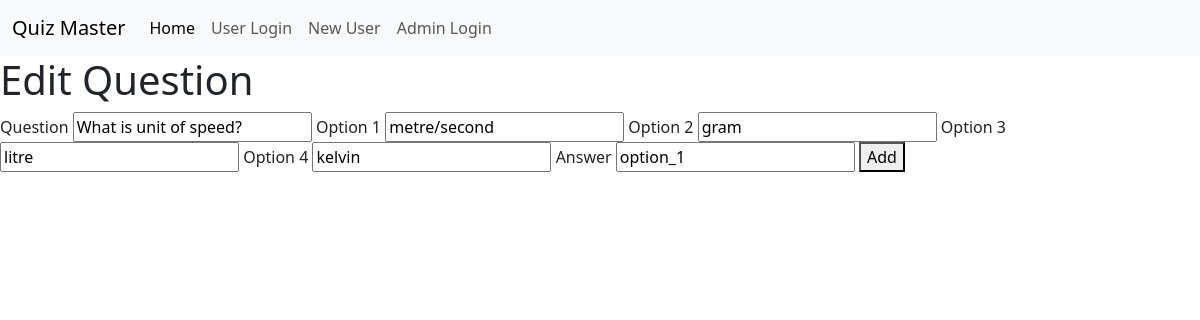
/admin_dash/quiz/edit_que/1, run on the app's committed database.
### application/models.py (models this page shows, shortened)
class Question(db.Model):
    id=db.Column(db.Integer, primary_key=True)
    quiz_id=db.Column(db.Integer, db.ForeignKey('quiz.id'), nullable=False)
    que_statement=db.Column(db.String(120), nullable=False)
    option_1=db.Column(db.String(80), nullable=False)
    option_2=db.Column(db.String(80), nullable=False)
    option_3=db.Column(db.String(80), nullable=False)
    option_4=db.Column(db.String(80), nullable=False)
    ans=db.Column(db.String(80), nullable=False)

### application/controllers.py (the view, shortened to what this page needs)
@app.route('/admin_dash/quiz/edit_que/<int:id>',methods=['POST','GET'])
def edit_question(id):
    question=Question.query.filter_by(id=id).first()
    return render_template('edit_que.html',question=question)

### templates/edit_que.html (shortened to what this page needs)
{% extends 'base.html' %}
{% block content %}
<nav class="navbar navbar-expand-lg bg-body-tertiary">
    <div class="container-fluid">
      <a class="navbar-brand" href="/">Quiz Master</a>
      <div class="collapse navbar-collapse" id="navbarNav">
        <ul class="navbar-nav">
          <li class="nav-item">
            <a class="nav-link active" aria-current="page" href="/">Home</a>
          </li>
          <li class="nav-item">
            <a class="nav-link" href="/login">User Login</a>
          </li>
          <li class="nav-item">
            <a class="nav-link" href="/register">New User</a>
          </li>
          <li class="nav-item">
            <a class="nav-link" href="/admin">Admin Login</a>
          </li>
        </ul>
      </div>
    </div>
  </nav>
<div id="register">
    <h1 class="r1">Edit Question</h1>
    <form method="post">
        <label for="que">Question</label>
        <input type="text" name="que" id="que" value="{{question.que_statement}}" required>
        <label for="op1">Option 1</label>
        <input type="text" name="op1" id="op1" value="{{question.option_1}}" required>
        <label for="op2">Option 2</label>
        <input type="text" name="op2" id="op2" value="{{question.option_2}}" required>
        <label for="op3">Option 3</label>
        <input type="text" name="op3" id="op3" value="{{question.option_3}}" required>
        <label for="op4">Option 4</label>
        <input type="text" name="op4" id="op4" value="{{question.option_4}}" required>
        <label for="ans">Answer</label>
        <input type="text" name="ans" id="ans" value="{{question.ans}}" required>
        <button type="submit">Add</button>
    </form>
</div>
{% endblock %}

### static/css/style.css (style rules this page uses)
body { margin: 0; padding: 0; }

### data on the page
Question: que "What is unit of speed?", op1 "metre/second", op2 "gram", op3 "litre", op4 "kelvin", ans "option_1"
